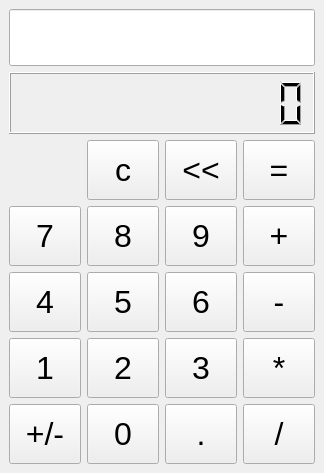
<?xml version="1.0" encoding="UTF-8"?>
<ui version="4.0">
 <class>MainWindow</class>
 <widget class="QMainWindow" name="MainWindow">
  <property name="geometry">
   <rect>
    <x>0</x>
    <y>0</y>
    <width>324</width>
    <height>473</height>
   </rect>
  </property>
  <property name="windowTitle">
   <string>MainWindow</string>
  </property>
  <widget class="QWidget" name="centralwidget">
   <layout class="QVBoxLayout" name="verticalLayout_3">
    <item>
     <widget class="QLineEdit" name="lineResult">
      <property name="font">
       <font>
        <pointsize>32</pointsize>
       </font>
      </property>
      <property name="text">
       <string/>
      </property>
      <property name="alignment">
       <set>Qt::AlignRight|Qt::AlignTrailing|Qt::AlignVCenter</set>
      </property>
      <property name="readOnly">
       <bool>true</bool>
      </property>
     </widget>
    </item>
    <item>
     <widget class="QLCDNumber" name="lcdOperand">
      <property name="font">
       <font>
        <pointsize>9</pointsize>
       </font>
      </property>
      <property name="smallDecimalPoint">
       <bool>true</bool>
      </property>
      <property name="digitCount">
       <number>10</number>
      </property>
      <property name="segmentStyle">
       <enum>QLCDNumber::Filled</enum>
      </property>
      <property name="value" stdset="0">
       <double>0.000000000000000</double>
      </property>
     </widget>
    </item>
    <item>
     <layout class="QGridLayout" name="gridLayout">
      <property name="sizeConstraint">
       <enum>QLayout::SetMaximumSize</enum>
      </property>
      <item row="4" column="3">
       <widget class="QPushButton" name="buttonDivide">
        <property name="minimumSize">
         <size>
          <width>60</width>
          <height>60</height>
         </size>
        </property>
        <property name="font">
         <font>
          <pointsize>24</pointsize>
         </font>
        </property>
        <property name="text">
         <string>/</string>
        </property>
       </widget>
      </item>
      <item row="3" column="2">
       <widget class="QPushButton" name="button3">
        <property name="minimumSize">
         <size>
          <width>60</width>
          <height>60</height>
         </size>
        </property>
        <property name="font">
         <font>
          <pointsize>24</pointsize>
         </font>
        </property>
        <property name="text">
         <string>3</string>
        </property>
       </widget>
      </item>
      <item row="3" column="1">
       <widget class="QPushButton" name="button2">
        <property name="minimumSize">
         <size>
          <width>60</width>
          <height>60</height>
         </size>
        </property>
        <property name="font">
         <font>
          <pointsize>24</pointsize>
         </font>
        </property>
        <property name="text">
         <string>2</string>
        </property>
       </widget>
      </item>
      <item row="1" column="1">
       <widget class="QPushButton" name="button8">
        <property name="minimumSize">
         <size>
          <width>60</width>
          <height>60</height>
         </size>
        </property>
        <property name="font">
         <font>
          <pointsize>24</pointsize>
         </font>
        </property>
        <property name="text">
         <string>8</string>
        </property>
       </widget>
      </item>
      <item row="3" column="3">
       <widget class="QPushButton" name="buttonMultiply">
        <property name="minimumSize">
         <size>
          <width>60</width>
          <height>60</height>
         </size>
        </property>
        <property name="font">
         <font>
          <pointsize>24</pointsize>
         </font>
        </property>
        <property name="text">
         <string>*</string>
        </property>
       </widget>
      </item>
      <item row="3" column="0">
       <widget class="QPushButton" name="button1">
        <property name="minimumSize">
         <size>
          <width>60</width>
          <height>60</height>
         </size>
        </property>
        <property name="font">
         <font>
          <pointsize>24</pointsize>
         </font>
        </property>
        <property name="text">
         <string>1</string>
        </property>
       </widget>
      </item>
      <item row="2" column="0">
       <widget class="QPushButton" name="button4">
        <property name="minimumSize">
         <size>
          <width>60</width>
          <height>60</height>
         </size>
        </property>
        <property name="font">
         <font>
          <pointsize>24</pointsize>
         </font>
        </property>
        <property name="text">
         <string>4</string>
        </property>
       </widget>
      </item>
      <item row="1" column="3">
       <widget class="QPushButton" name="buttonPlus">
        <property name="minimumSize">
         <size>
          <width>60</width>
          <height>60</height>
         </size>
        </property>
        <property name="font">
         <font>
          <pointsize>24</pointsize>
         </font>
        </property>
        <property name="text">
         <string>+</string>
        </property>
       </widget>
      </item>
      <item row="2" column="3">
       <widget class="QPushButton" name="buttonMenos">
        <property name="minimumSize">
         <size>
          <width>60</width>
          <height>60</height>
         </size>
        </property>
        <property name="font">
         <font>
          <pointsize>24</pointsize>
         </font>
        </property>
        <property name="text">
         <string>-</string>
        </property>
       </widget>
      </item>
      <item row="2" column="1">
       <widget class="QPushButton" name="button5">
        <property name="minimumSize">
         <size>
          <width>60</width>
          <height>60</height>
         </size>
        </property>
        <property name="font">
         <font>
          <pointsize>24</pointsize>
         </font>
        </property>
        <property name="text">
         <string>5</string>
        </property>
       </widget>
      </item>
      <item row="4" column="2">
       <widget class="QPushButton" name="buttonDot">
        <property name="minimumSize">
         <size>
          <width>60</width>
          <height>60</height>
         </size>
        </property>
        <property name="font">
         <font>
          <pointsize>24</pointsize>
         </font>
        </property>
        <property name="text">
         <string>.</string>
        </property>
       </widget>
      </item>
      <item row="1" column="0">
       <widget class="QPushButton" name="button7">
        <property name="minimumSize">
         <size>
          <width>60</width>
          <height>60</height>
         </size>
        </property>
        <property name="font">
         <font>
          <pointsize>24</pointsize>
         </font>
        </property>
        <property name="text">
         <string>7</string>
        </property>
       </widget>
      </item>
      <item row="4" column="1">
       <widget class="QPushButton" name="button0">
        <property name="minimumSize">
         <size>
          <width>60</width>
          <height>60</height>
         </size>
        </property>
        <property name="font">
         <font>
          <pointsize>24</pointsize>
         </font>
        </property>
        <property name="text">
         <string>0</string>
        </property>
       </widget>
      </item>
      <item row="2" column="2">
       <widget class="QPushButton" name="button6">
        <property name="minimumSize">
         <size>
          <width>60</width>
          <height>60</height>
         </size>
        </property>
        <property name="font">
         <font>
          <pointsize>24</pointsize>
         </font>
        </property>
        <property name="text">
         <string>6</string>
        </property>
       </widget>
      </item>
      <item row="1" column="2">
       <widget class="QPushButton" name="button9">
        <property name="minimumSize">
         <size>
          <width>60</width>
          <height>60</height>
         </size>
        </property>
        <property name="font">
         <font>
          <pointsize>24</pointsize>
         </font>
        </property>
        <property name="text">
         <string>9</string>
        </property>
       </widget>
      </item>
      <item row="4" column="0">
       <widget class="QPushButton" name="buttonSign">
        <property name="minimumSize">
         <size>
          <width>60</width>
          <height>60</height>
         </size>
        </property>
        <property name="font">
         <font>
          <pointsize>24</pointsize>
         </font>
        </property>
        <property name="text">
         <string>+/-</string>
        </property>
       </widget>
      </item>
      <item row="0" column="2">
       <widget class="QPushButton" name="buttonBackspace">
        <property name="minimumSize">
         <size>
          <width>60</width>
          <height>60</height>
         </size>
        </property>
        <property name="font">
         <font>
          <pointsize>24</pointsize>
         </font>
        </property>
        <property name="text">
         <string>&lt;&lt;</string>
        </property>
       </widget>
      </item>
      <item row="0" column="1">
       <widget class="QPushButton" name="buttonClear">
        <property name="minimumSize">
         <size>
          <width>60</width>
          <height>60</height>
         </size>
        </property>
        <property name="font">
         <font>
          <pointsize>24</pointsize>
         </font>
        </property>
        <property name="text">
         <string>c</string>
        </property>
       </widget>
      </item>
      <item row="0" column="3">
       <widget class="QPushButton" name="buttonEqual">
        <property name="minimumSize">
         <size>
          <width>60</width>
          <height>60</height>
         </size>
        </property>
        <property name="font">
         <font>
          <pointsize>24</pointsize>
         </font>
        </property>
        <property name="text">
         <string>=</string>
        </property>
       </widget>
      </item>
     </layout>
    </item>
   </layout>
  </widget>
 </widget>
 <resources/>
 <connections/>
</ui>
